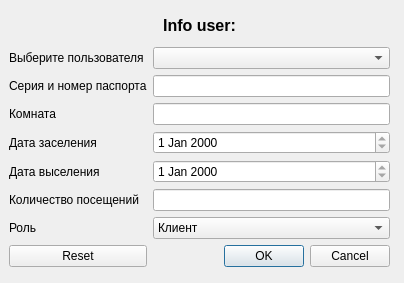
<?xml version="1.0" encoding="UTF-8"?>
<ui version="4.0">
 <class>ListUsers</class>
 <widget class="QDialog" name="ListUsers">
  <property name="geometry">
   <rect>
    <x>0</x>
    <y>0</y>
    <width>404</width>
    <height>283</height>
   </rect>
  </property>
  <property name="windowTitle">
   <string>Dialog</string>
  </property>
  <widget class="QWidget" name="gridLayoutWidget">
   <property name="geometry">
    <rect>
     <x>9</x>
     <y>9</y>
     <width>381</width>
     <height>258</height>
    </rect>
   </property>
   <layout class="QGridLayout" name="gridLayout">
    <item row="1" column="1">
     <widget class="QComboBox" name="comboBox">
      <item>
       <property name="text">
        <string/>
       </property>
      </item>
     </widget>
    </item>
    <item row="5" column="1">
     <widget class="QDateEdit" name="releaseEdit">
      <property name="enabled">
       <bool>true</bool>
      </property>
      <property name="readOnly">
       <bool>true</bool>
      </property>
     </widget>
    </item>
    <item row="4" column="1">
     <widget class="QDateEdit" name="settlingEdit">
      <property name="enabled">
       <bool>true</bool>
      </property>
      <property name="readOnly">
       <bool>true</bool>
      </property>
     </widget>
    </item>
    <item row="0" column="0" colspan="2">
     <widget class="QLabel" name="label_6">
      <property name="font">
       <font>
        <pointsize>12</pointsize>
        <weight>75</weight>
        <bold>true</bold>
       </font>
      </property>
      <property name="text">
       <string>Info user:</string>
      </property>
      <property name="alignment">
       <set>Qt::AlignCenter</set>
      </property>
     </widget>
    </item>
    <item row="9" column="1">
     <widget class="QDialogButtonBox" name="buttonBox">
      <property name="orientation">
       <enum>Qt::Horizontal</enum>
      </property>
      <property name="standardButtons">
       <set>QDialogButtonBox::Cancel|QDialogButtonBox::Ok</set>
      </property>
     </widget>
    </item>
    <item row="2" column="0">
     <widget class="QLabel" name="label_8">
      <property name="text">
       <string>Серия и номер паспорта</string>
      </property>
     </widget>
    </item>
    <item row="2" column="1">
     <widget class="QLineEdit" name="seriesEdit">
      <property name="readOnly">
       <bool>true</bool>
      </property>
     </widget>
    </item>
    <item row="3" column="0">
     <widget class="QLabel" name="label_4">
      <property name="text">
       <string>Комната</string>
      </property>
     </widget>
    </item>
    <item row="9" column="0">
     <widget class="QPushButton" name="resetBtn">
      <property name="text">
       <string>Reset</string>
      </property>
     </widget>
    </item>
    <item row="4" column="0">
     <widget class="QLabel" name="label_2">
      <property name="text">
       <string>Дата заселения</string>
      </property>
     </widget>
    </item>
    <item row="7" column="1">
     <widget class="QLineEdit" name="countEdit"/>
    </item>
    <item row="7" column="0">
     <widget class="QLabel" name="label_5">
      <property name="text">
       <string>Количество посещений</string>
      </property>
     </widget>
    </item>
    <item row="5" column="0">
     <widget class="QLabel" name="label_3">
      <property name="text">
       <string>Дата выселения</string>
      </property>
     </widget>
    </item>
    <item row="1" column="0">
     <widget class="QLabel" name="label">
      <property name="text">
       <string>Выберите пользователя</string>
      </property>
     </widget>
    </item>
    <item row="8" column="0">
     <widget class="QLabel" name="label_7">
      <property name="text">
       <string>Роль</string>
      </property>
     </widget>
    </item>
    <item row="3" column="1">
     <widget class="QLineEdit" name="roomEdit">
      <property name="enabled">
       <bool>true</bool>
      </property>
      <property name="readOnly">
       <bool>true</bool>
      </property>
     </widget>
    </item>
    <item row="8" column="1">
     <widget class="QComboBox" name="roleBox">
      <item>
       <property name="text">
        <string>Клиент</string>
       </property>
      </item>
      <item>
       <property name="text">
        <string>Управляющий</string>
       </property>
      </item>
      <item>
       <property name="text">
        <string>Администратор</string>
       </property>
      </item>
     </widget>
    </item>
   </layout>
  </widget>
 </widget>
 <resources/>
 <connections>
  <connection>
   <sender>buttonBox</sender>
   <signal>accepted()</signal>
   <receiver>ListUsers</receiver>
   <slot>accept()</slot>
   <hints>
    <hint type="sourcelabel">
     <x>248</x>
     <y>254</y>
    </hint>
    <hint type="destinationlabel">
     <x>157</x>
     <y>274</y>
    </hint>
   </hints>
  </connection>
  <connection>
   <sender>buttonBox</sender>
   <signal>rejected()</signal>
   <receiver>ListUsers</receiver>
   <slot>reject()</slot>
   <hints>
    <hint type="sourcelabel">
     <x>316</x>
     <y>260</y>
    </hint>
    <hint type="destinationlabel">
     <x>286</x>
     <y>274</y>
    </hint>
   </hints>
  </connection>
 </connections>
</ui>
